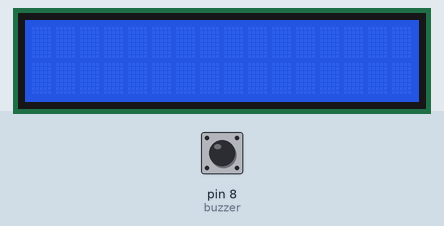
This sketch was run on a simulated Arduino Uno, built with avr-gcc and run on an emulated ATmega328P. Shown: 16×2 character LCD. The test bench sets the inputs (shaded band); at power-on: pin 8 (buzzer) HIGH. What the sketch prints to the serial monitor is not drawn.

Above: at 1.2 s.
1.3 s: pin 8 (buzzer) driven LOW
At 3.0 s:
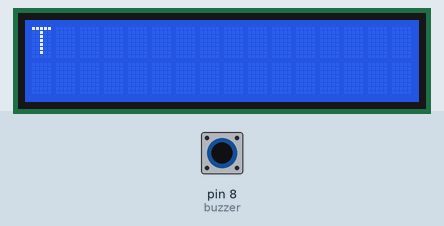
3.3 s: pin 8 (buzzer) pulsed HIGH 2 times (0.12 s each, 0.3 s apart)
At 5.4 s:
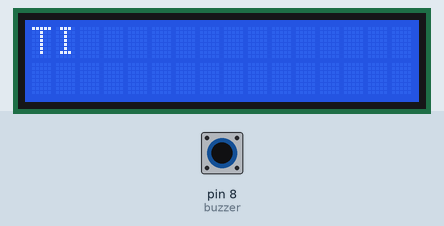
5.7 s: pin 8 (buzzer) pulsed HIGH 5 times (0.12 s each, 0.3 s apart)
At 8.0 s:
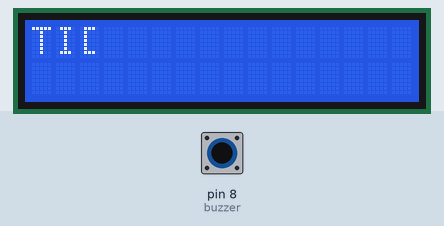
Timing chart, 0 to 9.5 s (numbered marks = the images above; inputs shaded):
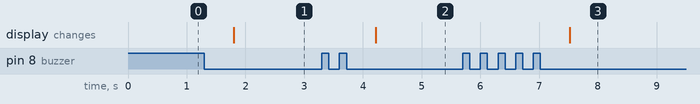

Measured:
- after the input at 1.3 s, the display: changes after 0.50 s (image 1)
- after the input at 3.3 s, the display: changes after 0.92 s (image 2)
- after the input at 5.7 s, the display: changes after 1.8 s (image 3)

The sketch:

morsebuzz.ino
```cpp
#include <LiquidCrystal.h> // includes the LiquidCrystal Library
LiquidCrystal lcd(1, 2, 4, 5, 6, 7); // Creates an LC object. Parameters: (rs, enable, d4, d5, d6, d7)


int buzzer = 8 ;

int buttonState = 0;     // current state of the button
bool lastbuttonState = false; // previous state of the button
int startPressed = 0;    // the moment the button was pressed
int endPressed = 0;      // the moment the button was released
int holdTime = 0;        // how long the button was hold
int idleTime = 0;        // how long the button was idle
int lastMillis = 0;
String buff = "";


void setup ()
{
    lcd.begin(16, 2); // Initializes the interface to the LCD screen, and specifies the dimensions (width and height) of the display
  Serial.begin(9600);
  pinMode (buzzer, INPUT) ;
}
void loop() {
  buttonState = digitalRead(buzzer); // read the button input


  if (buttonState == LOW) {
    //if buffer full
    if ((millis() - endPressed) % 65536 > 500) { //letter
      if (buff != "") {
        Serial.println(retBuf());
        clearBuf();
        lastbuttonState = true;
      }

    }
     if ((millis() - endPressed) % 65536 > 1500) { //word
      if (lastbuttonState == true) {
        Serial.println("SPACE HERE");
        lastbuttonState = false;
      }

    }

  }

  else if (buttonState == HIGH ) { // button state changed
    startPressed = millis();

    updateState();
  }


}

void updateState() {
  // the button has been just pressed


  while (digitalRead(buzzer) == HIGH) {
    endPressed = millis();
  }


  // the button has been just released

  holdTime = endPressed - startPressed;
  Serial.println(holdTime);

  if (holdTime < 500) {
    Serial.println("DIT");
    buff = buff + ".";
  }

  else if (holdTime >= 500) {
    Serial.println("DAH");
    buff = buff + "-";
  }


}


String retBuf() {
  return morseToChar(buff);
}


String morseToChar(const String& morse) {
  static String letters[] = {".-", "-...", "-.-.", "-..", ".",
                             "..-.", "--.", "....", "..", ".---",
                             "-.-", ".-..", "--", "-.", "---",
                             ".--.", "--.-", ".-.", "...", "-",
                             "..-", "...-", ".--", "-..-",
                             "-.--", "--.."
                            };

  for (int k = 0; k < sizeof(letters); k++) {

    if (letters[k] == morse) {
      lcd.print((char) (k + 65));
      return ((String) (k + 65));
    }
  }
  return "ERROR";

}

void clearBuf() {
  buff = "";
}
```
